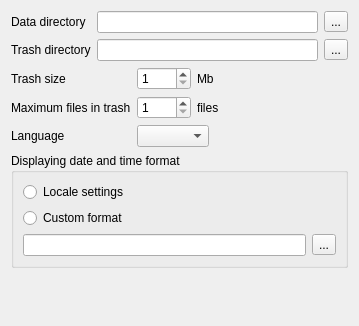
<?xml version="1.0" encoding="UTF-8"?>
<ui version="4.0">
 <class>AppConfigPage_Main</class>
 <widget class="QWidget" name="AppConfigPage_Main">
  <property name="geometry">
   <rect>
    <x>0</x>
    <y>0</y>
    <width>359</width>
    <height>326</height>
   </rect>
  </property>
  <property name="windowTitle">
   <string>Form</string>
  </property>
  <layout class="QVBoxLayout" name="verticalLayout_2">
   <item>
    <layout class="QFormLayout" name="formLayout">
     <item row="0" column="0">
      <widget class="QLabel" name="tetradirLabel">
       <property name="text">
        <string>Data directory</string>
       </property>
       <property name="buddy">
        <cstring>tetradirInput</cstring>
       </property>
      </widget>
     </item>
     <item row="0" column="1">
      <layout class="QHBoxLayout" name="horizontalLayout_5">
       <item>
        <widget class="QLineEdit" name="tetradirInput">
         <property name="minimumSize">
          <size>
           <width>50</width>
           <height>0</height>
          </size>
         </property>
        </widget>
       </item>
       <item>
        <widget class="QToolButton" name="tetradirButton">
         <property name="text">
          <string>...</string>
         </property>
        </widget>
       </item>
      </layout>
     </item>
     <item row="1" column="0">
      <widget class="QLabel" name="trashdirLabel">
       <property name="text">
        <string>Trash directory</string>
       </property>
       <property name="buddy">
        <cstring>trashdirInput</cstring>
       </property>
      </widget>
     </item>
     <item row="1" column="1">
      <layout class="QHBoxLayout" name="horizontalLayout_6">
       <item>
        <widget class="QLineEdit" name="trashdirInput">
         <property name="minimumSize">
          <size>
           <width>50</width>
           <height>0</height>
          </size>
         </property>
        </widget>
       </item>
       <item>
        <widget class="QToolButton" name="trashdirButton">
         <property name="text">
          <string>...</string>
         </property>
        </widget>
       </item>
      </layout>
     </item>
    </layout>
   </item>
   <item>
    <layout class="QFormLayout" name="formLayout_2">
     <item row="0" column="0">
      <widget class="QLabel" name="trashsizeLabel">
       <property name="text">
        <string>Trash size</string>
       </property>
       <property name="buddy">
        <cstring>trashsizeInput</cstring>
       </property>
      </widget>
     </item>
     <item row="0" column="1">
      <layout class="QHBoxLayout" name="horizontalLayout_2">
       <item>
        <widget class="QSpinBox" name="trashsizeInput">
         <property name="minimum">
          <number>1</number>
         </property>
         <property name="maximum">
          <number>1000</number>
         </property>
        </widget>
       </item>
       <item>
        <widget class="QLabel" name="trashsizeFlexion">
         <property name="text">
          <string>Mb</string>
         </property>
        </widget>
       </item>
       <item>
        <spacer name="horizontalSpacer">
         <property name="orientation">
          <enum>Qt::Horizontal</enum>
         </property>
         <property name="sizeHint" stdset="0">
          <size>
           <width>40</width>
           <height>20</height>
          </size>
         </property>
        </spacer>
       </item>
      </layout>
     </item>
     <item row="1" column="0">
      <widget class="QLabel" name="trashmaxfilecountLabel">
       <property name="text">
        <string>Maximum files in trash</string>
       </property>
       <property name="buddy">
        <cstring>trashmaxfilecountInput</cstring>
       </property>
      </widget>
     </item>
     <item row="1" column="1">
      <layout class="QHBoxLayout" name="horizontalLayout_3">
       <item>
        <widget class="QSpinBox" name="trashmaxfilecountInput">
         <property name="minimum">
          <number>1</number>
         </property>
         <property name="maximum">
          <number>3000</number>
         </property>
        </widget>
       </item>
       <item>
        <widget class="QLabel" name="trashmaxfilecountFlexion">
         <property name="text">
          <string>files</string>
         </property>
        </widget>
       </item>
       <item>
        <spacer name="horizontalSpacer_2">
         <property name="orientation">
          <enum>Qt::Horizontal</enum>
         </property>
         <property name="sizeHint" stdset="0">
          <size>
           <width>40</width>
           <height>20</height>
          </size>
         </property>
        </spacer>
       </item>
      </layout>
     </item>
     <item row="2" column="0">
      <widget class="QLabel" name="interfaceLanguageLabel">
       <property name="text">
        <string>Language</string>
       </property>
       <property name="buddy">
        <cstring>interfaceLanguage</cstring>
       </property>
      </widget>
     </item>
     <item row="2" column="1">
      <layout class="QHBoxLayout" name="horizontalLayout_4">
       <item>
        <widget class="MtComboBox" name="interfaceLanguage"/>
       </item>
       <item>
        <spacer name="horizontalSpacer_3">
         <property name="orientation">
          <enum>Qt::Horizontal</enum>
         </property>
         <property name="sizeHint" stdset="0">
          <size>
           <width>40</width>
           <height>20</height>
          </size>
         </property>
        </spacer>
       </item>
      </layout>
     </item>
    </layout>
   </item>
   <item>
    <widget class="QGroupBox" name="dateTimeFormatBox">
     <property name="title">
      <string>Displaying date and time format</string>
     </property>
     <layout class="QVBoxLayout" name="verticalLayout">
      <item>
       <widget class="QRadioButton" name="disableCustomDateTimeFormat">
        <property name="text">
         <string>Locale settings</string>
        </property>
       </widget>
      </item>
      <item>
       <widget class="QRadioButton" name="enableCustomDateTimeFormat">
        <property name="text">
         <string>Custom format</string>
        </property>
       </widget>
      </item>
      <item>
       <layout class="QHBoxLayout" name="horizontalLayout">
        <item>
         <widget class="QLineEdit" name="customDateTimeFormat"/>
        </item>
        <item>
         <widget class="QToolButton" name="dateTimeFormatHelpButton">
          <property name="text">
           <string>...</string>
          </property>
         </widget>
        </item>
       </layout>
      </item>
     </layout>
    </widget>
   </item>
   <item>
    <spacer name="verticalSpacer">
     <property name="orientation">
      <enum>Qt::Vertical</enum>
     </property>
     <property name="sizeHint" stdset="0">
      <size>
       <width>20</width>
       <height>54</height>
      </size>
     </property>
    </spacer>
   </item>
  </layout>
 </widget>
 <customwidgets>
  <customwidget>
   <class>MtComboBox</class>
   <extends>QComboBox</extends>
   <header>libraries/MtComboBox.h</header>
  </customwidget>
 </customwidgets>
 <tabstops>
  <tabstop>tetradirInput</tabstop>
  <tabstop>tetradirButton</tabstop>
  <tabstop>trashdirInput</tabstop>
  <tabstop>trashdirButton</tabstop>
  <tabstop>trashsizeInput</tabstop>
  <tabstop>trashmaxfilecountInput</tabstop>
  <tabstop>interfaceLanguage</tabstop>
  <tabstop>disableCustomDateTimeFormat</tabstop>
  <tabstop>enableCustomDateTimeFormat</tabstop>
  <tabstop>customDateTimeFormat</tabstop>
  <tabstop>dateTimeFormatHelpButton</tabstop>
 </tabstops>
 <resources/>
 <connections/>
</ui>
